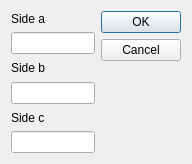
<?xml version="1.0" encoding="UTF-8"?>
<ui version="4.0">
 <class>NewTriangleDialog</class>
 <widget class="QDialog" name="NewTriangleDialog">
  <property name="geometry">
   <rect>
    <x>0</x>
    <y>0</y>
    <width>192</width>
    <height>164</height>
   </rect>
  </property>
  <property name="windowTitle">
   <string>Dialog</string>
  </property>
  <layout class="QHBoxLayout" name="horizontalLayout">
   <item>
    <layout class="QVBoxLayout" name="verticalLayout">
     <item>
      <widget class="QLabel" name="label_3">
       <property name="text">
        <string>Side a</string>
       </property>
      </widget>
     </item>
     <item>
      <widget class="QLineEdit" name="sideASet"/>
     </item>
     <item>
      <widget class="QLabel" name="label_2">
       <property name="text">
        <string>Side b</string>
       </property>
      </widget>
     </item>
     <item>
      <widget class="QLineEdit" name="sideBSet"/>
     </item>
     <item>
      <widget class="QLabel" name="label">
       <property name="text">
        <string>Side c</string>
       </property>
      </widget>
     </item>
     <item>
      <widget class="QLineEdit" name="sideCSet"/>
     </item>
    </layout>
   </item>
   <item>
    <widget class="QDialogButtonBox" name="buttonBox">
     <property name="orientation">
      <enum>Qt::Vertical</enum>
     </property>
     <property name="standardButtons">
      <set>QDialogButtonBox::Cancel|QDialogButtonBox::Ok</set>
     </property>
    </widget>
   </item>
  </layout>
 </widget>
 <resources/>
 <connections>
  <connection>
   <sender>buttonBox</sender>
   <signal>accepted()</signal>
   <receiver>NewTriangleDialog</receiver>
   <slot>accept()</slot>
   <hints>
    <hint type="sourcelabel">
     <x>248</x>
     <y>254</y>
    </hint>
    <hint type="destinationlabel">
     <x>157</x>
     <y>274</y>
    </hint>
   </hints>
  </connection>
  <connection>
   <sender>buttonBox</sender>
   <signal>rejected()</signal>
   <receiver>NewTriangleDialog</receiver>
   <slot>reject()</slot>
   <hints>
    <hint type="sourcelabel">
     <x>316</x>
     <y>260</y>
    </hint>
    <hint type="destinationlabel">
     <x>286</x>
     <y>274</y>
    </hint>
   </hints>
  </connection>
 </connections>
</ui>
